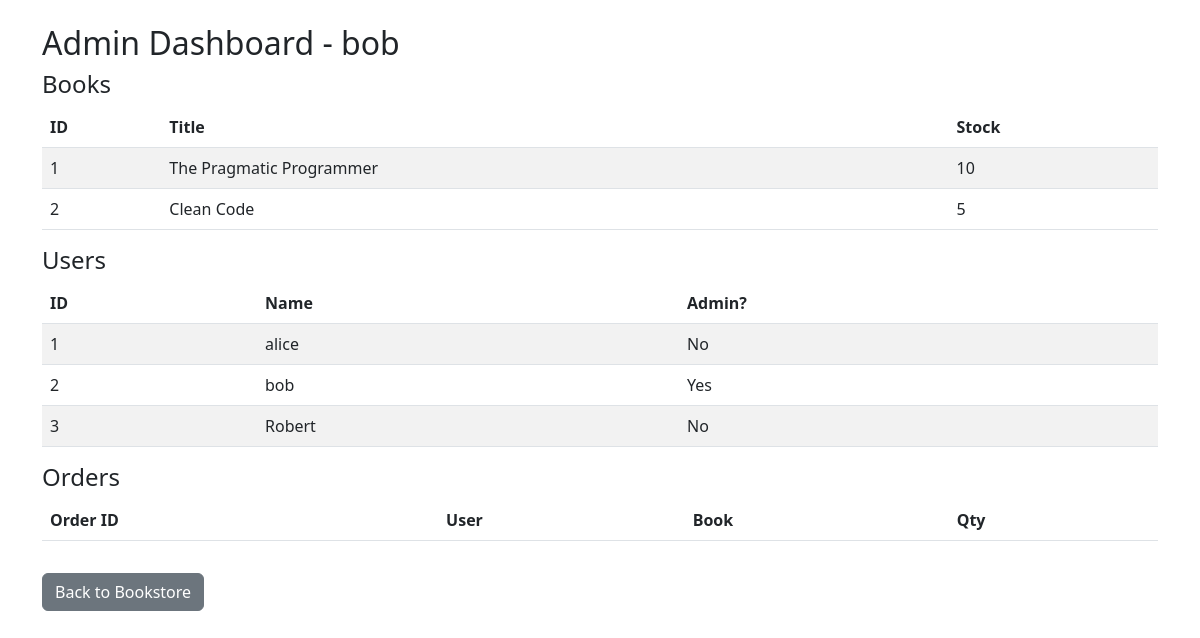
Before: /admin?user_id=2 with the older database file.
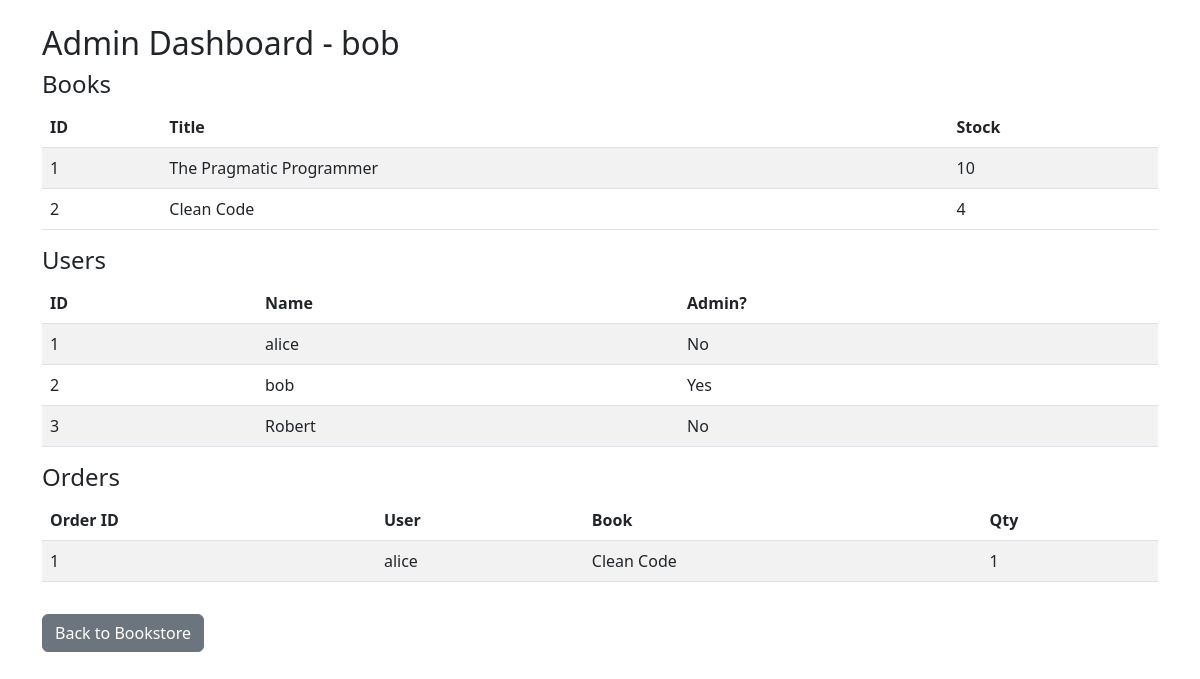
After: the same page with the newer database file.
### tables this page shows
CREATE TABLE books (
    id INTEGER PRIMARY KEY AUTOINCREMENT,
    title TEXT,
    author TEXT,
    publisher TEXT,
    price REAL,
    category TEXT,
    isbn TEXT,
    stock INTEGER,
    image_url TEXT
);

CREATE TABLE users (
    id INTEGER PRIMARY KEY AUTOINCREMENT,
    name TEXT,
    password TEXT,
    is_admin INTEGER
);

CREATE TABLE orders (
    id INTEGER PRIMARY KEY AUTOINCREMENT,
    user_id INTEGER,
    book_id INTEGER,
    quantity INTEGER,
    FOREIGN KEY(user_id) REFERENCES users(id),
    FOREIGN KEY(book_id) REFERENCES books(id)
);

### app.py (the view)
@app.route('/admin')
def admin_dashboard():
    user_id = request.args.get('user_id')
    conn = get_db_connection()
    user = conn.execute('SELECT * FROM users WHERE id = ?', (user_id,)).fetchone()
    if not user or user['is_admin'] != 1:
        conn.close()
        return "Access denied."
    books = conn.execute('SELECT * FROM books').fetchall()
    users = conn.execute('SELECT * FROM users').fetchall()
    orders = conn.execute('''
        SELECT o.id, u.name AS customer, b.title, o.quantity
        FROM orders o
        JOIN users u ON o.user_id = u.id
        JOIN books b ON o.book_id = b.id
        ORDER BY o.id DESC
    ''').fetchall()
    conn.close()
    return render_template('admin.html', user=user, books=books, users=users, orders=orders)

### app.py (called while the page is built)
def get_db_connection():
    conn = sqlite3.connect('books.db')
    conn.row_factory = sqlite3.Row
    return conn

### templates/admin.html
{% extends "layout.html" %}
{% block content %}
  <h2>Admin Dashboard - {{ user['name'] }}</h2>
  <h4>Books</h4>
  <table class="table table-striped">
    <thead>
      <tr><th>ID</th><th>Title</th><th>Stock</th></tr>
    </thead>
    <tbody>
      {% for book in books %}
        <tr>
          <td>{{ book['id'] }}</td>
          <td>{{ book['title'] }}</td>
          <td>{{ book['stock'] }}</td>
        </tr>
      {% endfor %}
    </tbody>
  </table>
  <h4>Users</h4>
  <table class="table table-striped">
    <thead><tr><th>ID</th><th>Name</th><th>Admin?</th></tr></thead>
    <tbody>
      {% for u in users %}
        <tr><td>{{ u['id'] }}</td><td>{{ u['name'] }}</td><td>{{ 'Yes' if u['is_admin'] else 'No' }}</td></tr>
      {% endfor %}
    </tbody>
  </table>
  <h4>Orders</h4>
  <table class="table table-striped">
    <thead><tr><th>Order ID</th><th>User</th><th>Book</th><th>Qty</th></tr></thead>
    <tbody>
      {% for o in orders %}
        <tr>
          <td>{{ o['id'] }}</td>
          <td>{{ o['customer'] }}</td>
          <td>{{ o['title'] }}</td>
          <td>{{ o['quantity'] }}</td>
        </tr>
      {% endfor %}
    </tbody>
  </table>
  <a href="{{ url_for('book_list', user_id=user['id']) }}" class="btn btn-secondary mt-3">Back to Bookstore</a>
{% endblock %}

Changed rows visible on the page:
changed books "Clean Code": stock "5" → "4"
added orders: id "1", customer "alice", title "Clean Code", quantity "1"
